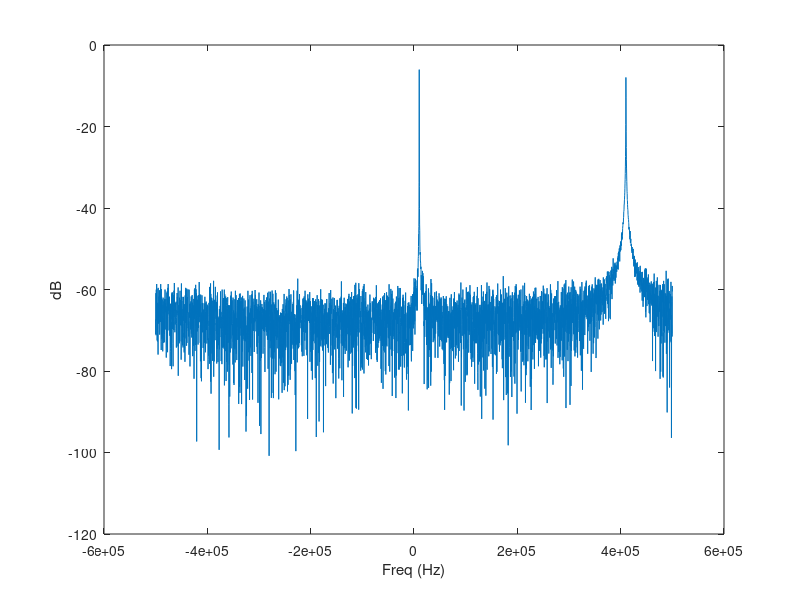

MATLAB code to generate this figure:
clear;

#Needed for awgn
pkg load communications;

#Signal parameters
Fs = 1e6;
N = 4096;
n = 0:N-1;
freqArr = [10000 410000];
ampArr = [1 1];

#Generate sin waves
I = zeros(1, N);
Q = zeros(1, N);
for i = 1:length(freqArr)
  I += ampArr(i)/length(freqArr) .* cos(2*pi.*n*freqArr(i)/Fs);
  Q += ampArr(i)/length(freqArr) .* sin(2*pi.*n*freqArr(i)/Fs);
end  

#Combine into complex pairs
arr = awgn(complex(I,Q), 30);

#Generate FFT plots
f_axis = linspace(-Fs/2,Fs/2,length(arr));
freq_spec = fftshift(20*log10( abs(fft(arr))/length(arr) ));

#Plot figures
plot(f_axis, freq_spec);
xlabel('Freq (Hz)');
ylabel('dB');

#Write files
fileName = "inputIQ.txt";
fid = fopen(fileName, 'w+');
for i = 1:N
  fprintf(fid, "%f,%f\r\n", real(arr(i)), imag(arr(i)));
end
fclose(fid);
